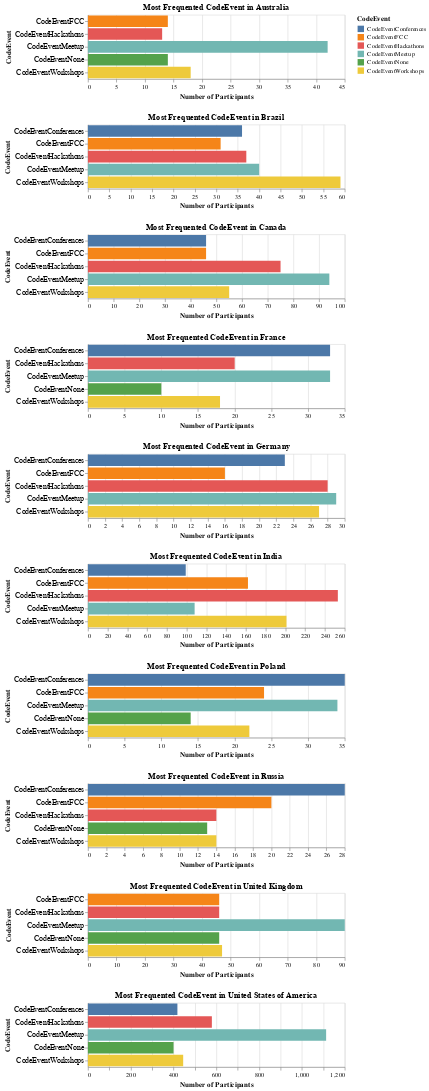

The cell this chart's notebook holds for it:
### Markdown cell above
### Events

Below there is an extensive example of how it works with the "CodeEvent" string argument.

### Code cell
events= find_object("CodeEvent")
alt.vconcat(events["Australia"],events["Brazil"],events["Canada"],
           events["France"],events["Germany"],events["India"],events["Poland"],
           events["Russia"],events["United Kingdom"],events["United States of America"])

### Figure 1 — Vega-Lite specification as saved in the notebook (floating-point values rounded to 4 significant figures)
{"config": {"view": {"continuousWidth": 400, "continuousHeight": 300}}, "vconcat": [{"data": {"name": "data-5c2f94bafb79b4c91035481dd64631ce"}, "mark": "bar", "encoding": {"color": {"type": "nominal", "field": "CodeEvent"}, "x": {"type": "quantitative", "axis": {"title": "Number of Participants"}, "field": "n_survey_takers"}, "y": {"type": "nominal", "axis": {"labelFontSize": 12}, "field": "CodeEvent"}}, "title": "Most Frequented CodeEvent in Australia"}, {"data": {"name": "data-f066671b7614b6ee273d8f5dd5dd115e"}, "mark": "bar", "encoding": {"color": {"type": "nominal", "field": "CodeEvent"}, "x": {"type": "quantitative", "axis": {"title": "Number of Participants"}, "field": "n_survey_takers"}, "y": {"type": "nominal", "axis": {"labelFontSize": 12}, "field": "CodeEvent"}}, "title": "Most Frequented CodeEvent in Brazil"}, {"data": {"name": "data-d9b5a39659bdfd9677c56d671370382e"}, "mark": "bar", "encoding": {"color": {"type": "nominal", "field": "CodeEvent"}, "x": {"type": "quantitative", "axis": {"title": "Number of Participants"}, "field": "n_survey_takers"}, "y": {"type": "nominal", "axis": {"labelFontSize": 12}, "field": "CodeEvent"}}, "title": "Most Frequented CodeEvent in Canada"}, {"data": {"name": "data-7a58bee8fed758d70999fe8d42ce7eca"}, "mark": "bar", "encoding": {"color": {"type": "nominal", "field": "CodeEvent"}, "x": {"type": "quantitative", "axis": {"title": "Number of Participants"}, "field": "n_survey_takers"}, "y": {"type": "nominal", "axis": {"labelFontSize": 12}, "field": "CodeEvent"}}, "title": "Most Frequented CodeEvent in France"}, {"data": {"name": "data-ae3876c204e7d133ab47e0a145640e34"}, "mark": "bar", "encoding": {"color": {"type": "nominal", "field": "CodeEvent"}, "x": {"type": "quantitative", "axis": {"title": "Number of Participants"}, "field": "n_survey_takers"}, "y": {"type": "nominal", "axis": {"labelFontSize": 12}, "field": "CodeEvent"}}, "title": "Most Frequented CodeEvent in Germany"}, {"data": {"name": "data-36eb8304b8ad9c17508815d7f8e3446e"}, "mark": "bar", "encoding": {"color": {"type": "nominal", "field": "CodeEvent"}, "x": {"type": "quantitative", "axis": {"title": "Number of Participants"}, "field": "n_survey_takers"}, "y": {"type": "nominal", "axis": {"labelFontSize": 12}, "field": "CodeEvent"}}, "title": "Most Frequented CodeEvent in India"}, {"data": {"name": "data-6532c96e524fe92dc2f9e2069bc2be87"}, "mark": "bar", "encoding": {"color": {"type": "nominal", "field": "CodeEvent"}, "x": {"type": "quantitative", "axis": {"title": "Number of Participants"}, "field": "n_survey_takers"}, "y": {"type": "nominal", "axis": {"labelFontSize": 12}, "field": "CodeEvent"}}, "title": "Most Frequented CodeEvent in Poland"}, {"data": {"name": "data-ca17cc4844e25de807ac815be583f2f4"}, "mark": "bar", "encoding": {"color": {"type": "nominal", "field": "CodeEvent"}, "x": {"type": "quantitative", "axis": {"title": "Number of Participants"}, "field": "n_survey_takers"}, "y": {"type": "nominal", "axis": {"labelFontSize": 12}, "field": "CodeEvent"}}, "title": "Most Frequented CodeEvent in Russia"}, {"data": {"name": "data-1c9e6ed1d85ad67c493e170f056a464a"}, "mark": "bar", "encoding": {"color": {"type": "nominal", "field": "CodeEvent"}, "x": {"type": "quantitative", "axis": {"title": "Number of Participants"}, "field": "n_survey_takers"}, "y": {"type": "nominal", "axis": {"labelFontSize": 12}, "field": "CodeEvent"}}, "title": "Most Frequented CodeEvent in United Kingdom"}, {"data": {"name": "data-459c5efc55aab3cc467d735629c04f85"}, "mark": "bar", "encoding": {"color": {"type": "nominal", "field": "CodeEvent"}, "x": {"type": "quantitative", "axis": {"title": "Number of Participants"}, "field": "n_survey_takers"}, "y": {"type": "nominal", "axis": {"labelFontSize": 12}, "field": "CodeEvent"}}, "title": "Most Frequented CodeEvent in United States of America"}], "$schema": "https://vega.github.io/schema/vega-lite/v4.8.1.json", "datasets": {"data-5c2f94bafb79b4c91035481dd64631ce": [{"CodeEvent": "CodeEventMeetup", "n_survey_takers": 42.0}, {"CodeEvent": "CodeEventWorkshops", "n_survey_takers": 18.0}, {"CodeEvent": "CodeEventNone", "n_survey_takers": 14.0}, {"CodeEvent": "CodeEventFCC", "n_survey_takers": 14.0}, {"CodeEvent": "CodeEventHackathons", "n_survey_takers": 13.0}], "data-f066671b7614b6ee273d8f5dd5dd115e": [{"CodeEvent": "CodeEventWorkshops", "n_survey_takers": 59.0}, {"CodeEvent": "CodeEventMeetup", "n_survey_takers": 40.0}, {"CodeEvent": "CodeEventHackathons", "n_survey_takers": 37.0}, {"CodeEvent": "CodeEventConferences", "n_survey_takers": 36.0}, {"CodeEvent": "CodeEventFCC", "n_survey_takers": 31.0}], "data-d9b5a39659bdfd9677c56d671370382e": [{"CodeEvent": "CodeEventMeetup", "n_survey_takers": 94.0}, {"CodeEvent": "CodeEventHackathons", "n_survey_takers": 75.0}, {"CodeEvent": "CodeEventWorkshops", "n_survey_takers": 55.0}, {"CodeEvent": "CodeEventFCC", "n_survey_takers": 46.0}, {"CodeEvent": "CodeEventConferences", "n_survey_takers": 46.0}], "data-7a58bee8fed758d70999fe8d42ce7eca": [{"CodeEvent": "CodeEventMeetup", "n_survey_takers": 33.0}, {"CodeEvent": "CodeEventConferences", "n_survey_takers": 33.0}, {"CodeEvent": "CodeEventHackathons", "n_survey_takers": 20.0}, {"CodeEvent": "CodeEventWorkshops", "n_survey_takers": 18.0}, {"CodeEvent": "CodeEventNone", "n_survey_takers": 10.0}], "data-ae3876c204e7d133ab47e0a145640e34": [{"CodeEvent": "CodeEventMeetup", "n_survey_takers": 29.0}, {"CodeEvent": "CodeEventHackathons", "n_survey_takers": 28.0}, {"CodeEvent": "CodeEventWorkshops", "n_survey_takers": 27.0}, {"CodeEvent": "CodeEventConferences", "n_survey_takers": 23.0}, {"CodeEvent": "CodeEventFCC", "n_survey_takers": 16.0}], "data-36eb8304b8ad9c17508815d7f8e3446e": [{"CodeEvent": "CodeEventHackathons", "n_survey_takers": 253.0}, {"CodeEvent": "CodeEventWorkshops", "n_survey_takers": 201.0}, {"CodeEvent": "CodeEventFCC", "n_survey_takers": 162.0}, {"CodeEvent": "CodeEventMeetup", "n_survey_takers": 108.0}, {"CodeEvent": "CodeEventConferences", "n_survey_takers": 99.0}], "data-6532c96e524fe92dc2f9e2069bc2be87": [{"CodeEvent": "CodeEventConferences", "n_survey_takers": 35.0}, {"CodeEvent": "CodeEventMeetup", "n_survey_takers": 34.0}, {"CodeEvent": "CodeEventFCC", "n_survey_takers": 24.0}, {"CodeEvent": "CodeEventWorkshops", "n_survey_takers": 22.0}, {"CodeEvent": "CodeEventNone", "n_survey_takers": 14.0}], "data-ca17cc4844e25de807ac815be583f2f4": [{"CodeEvent": "CodeEventConferences", "n_survey_takers": 28.0}, {"CodeEvent": "CodeEventFCC", "n_survey_takers": 20.0}, {"CodeEvent": "CodeEventWorkshops", "n_survey_takers": 14.0}, {"CodeEvent": "CodeEventHackathons", "n_survey_takers": 14.0}, {"CodeEvent": "CodeEventNone", "n_survey_takers": 13.0}], "data-1c9e6ed1d85ad67c493e170f056a464a": [{"CodeEvent": "CodeEventMeetup", "n_survey_takers": 90.0}, {"CodeEvent": "CodeEventWorkshops", "n_survey_takers": 47.0}, {"CodeEvent": "CodeEventNone", "n_survey_takers": 46.0}, {"CodeEvent": "CodeEventHackathons", "n_survey_takers": 46.0}, {"CodeEvent": "CodeEventFCC", "n_survey_takers": 46.0}], "data-459c5efc55aab3cc467d735629c04f85": [{"CodeEvent": "CodeEventMeetup", "n_survey_takers": 1113.0}, {"CodeEvent": "CodeEventHackathons", "n_survey_takers": 579.0}, {"CodeEvent": "CodeEventWorkshops", "n_survey_takers": 445.0}, {"CodeEvent": "CodeEventConferences", "n_survey_takers": 418.0}, {"CodeEvent": "CodeEventNone", "n_survey_takers": 400.0}]}}
